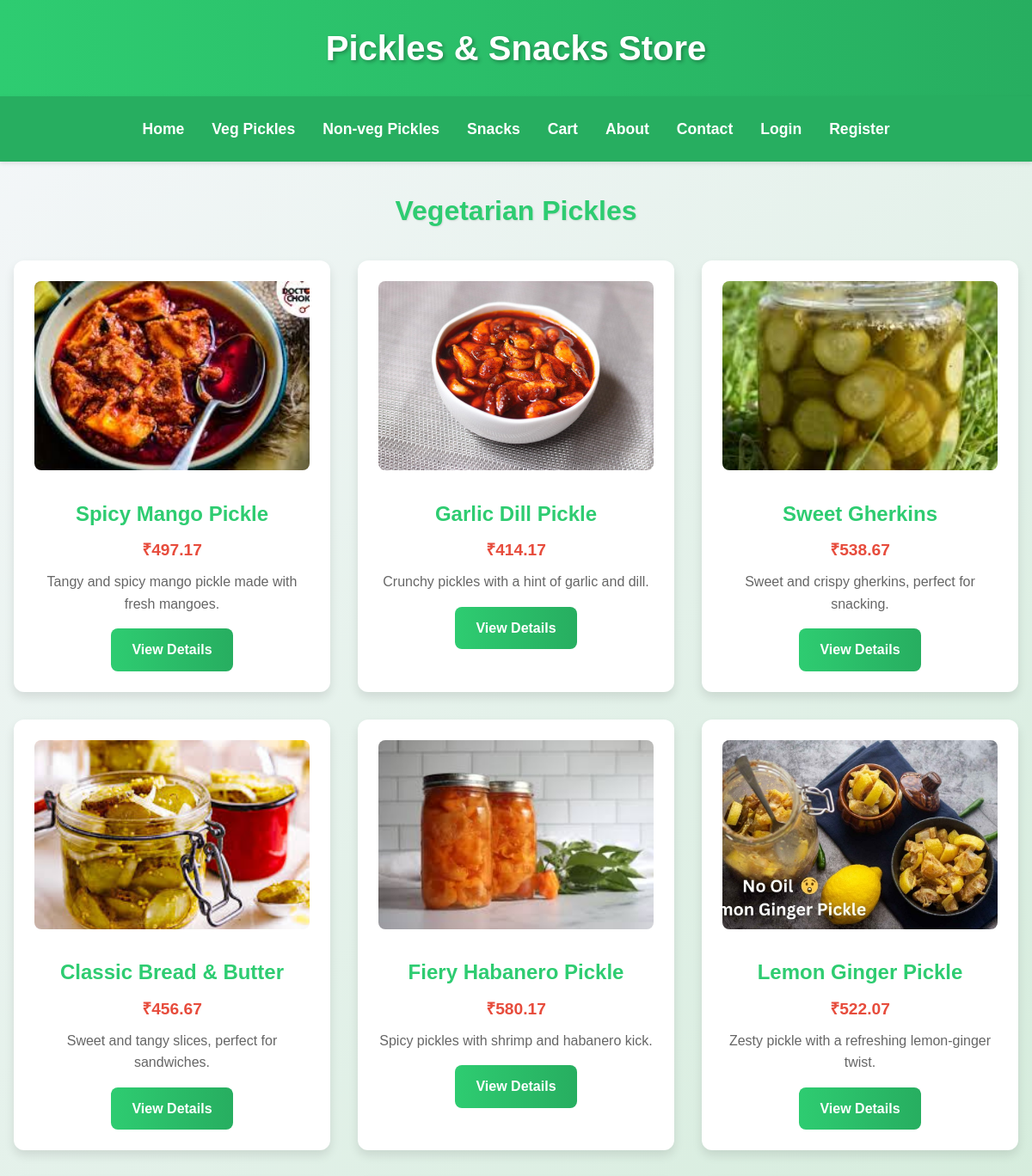
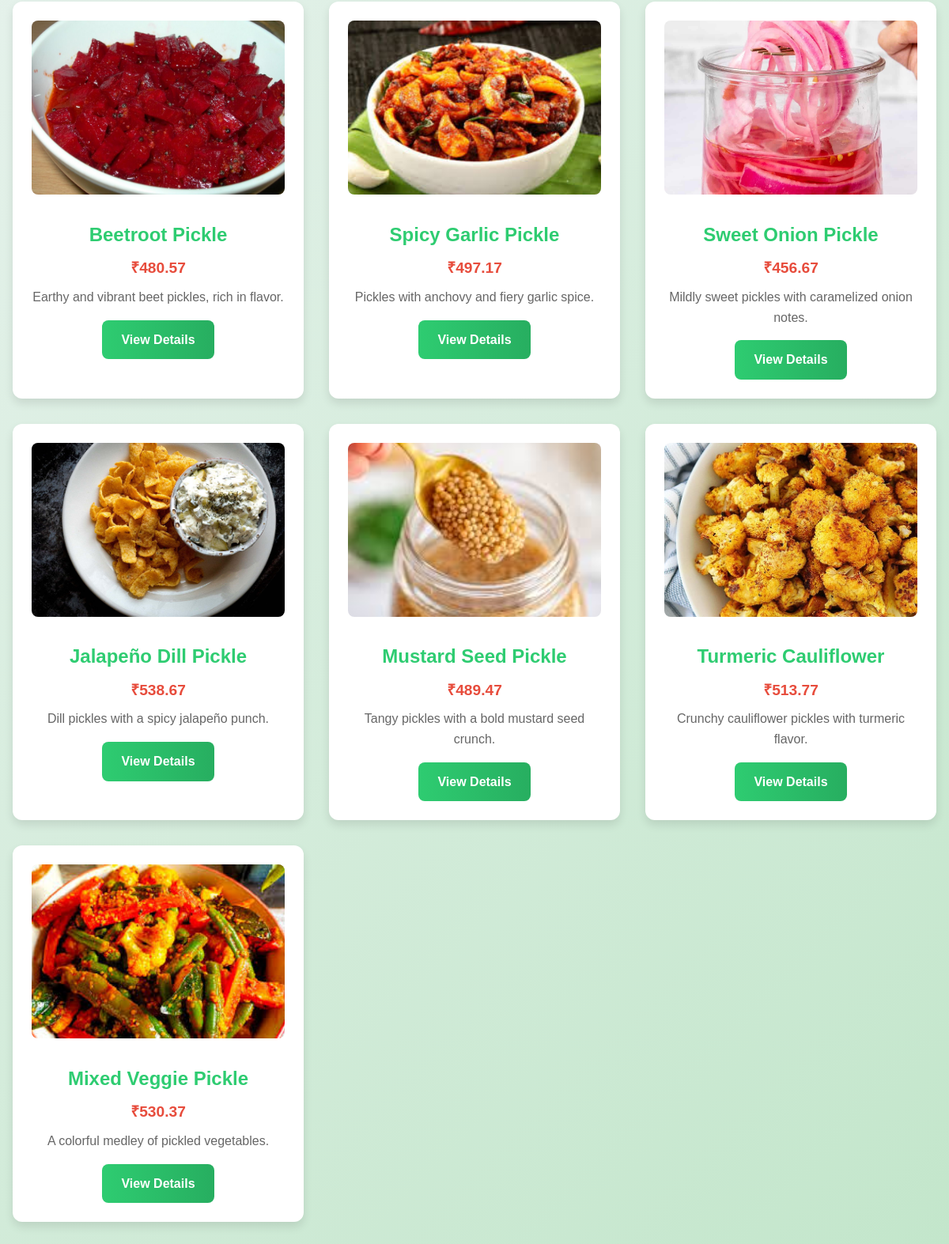
/veg-pickles, run on the app's committed database (2 pictures, top to bottom).
### app.py (models this page shows)
class Product(db.Model):
    id = db.Column(db.Integer, primary_key=True)
    name = db.Column(db.String(100), nullable=False)
    price = db.Column(db.Float, nullable=False)
    description = db.Column(db.Text, nullable=False)
    image = db.Column(db.String(100), nullable=False)
    category = db.Column(db.String(50), nullable=False)

### app.py (the view)
@app.route('/veg-pickles')
def veg_pickles():
    products = Product.query.filter_by(category="Veg Pickles").all()
    return render_template('veg_pickles.html', products=products)

### templates/veg_pickles.html (shortened to what this page needs)
{% extends "base.html" %}
{% block content %}
    <h2>Vegetarian Pickles</h2>
    <div class="product-grid">
        {% for product in products %}
            <div class="product-card">
                <img src="{{ url_for('static', filename='images/' + product.image) }}" alt="{{ product.name }}">
                <h3>{{ product.name }}</h3>
                <p class="price">₹{{ "%.2f" % product.price }}</p>
                <p>{{ product.description }}</p>
                <a href="{{ url_for('product_detail', id=product.id) }}" class="btn">View Details</a>
            </div>
        {% endfor %}
    </div>
{% endblock %}

### templates/base.html (shortened to what this page needs)
<!DOCTYPE html>
<html lang="en">
<head>
</head>
<body>
    <header>
        <h1>Pickles & Snacks Store</h1>
    </header>
    <nav>
        <a href="{{ url_for('home') }}">Home</a>
        <a href="{{ url_for('veg_pickles') }}">Veg Pickles</a>
        <a href="{{ url_for('non_veg_pickles') }}">Non-veg Pickles</a>
        <a href="{{ url_for('snacks') }}">Snacks</a>
        <a href="{{ url_for('cart') }}">Cart</a>
        <a href="{{ url_for('about') }}">About</a>
        <a href="{{ url_for('contact') }}">Contact</a>
        {% if session.user_id %}
            <a href="{{ url_for('profile') }}">Profile</a>
            <a href="{{ url_for('orders') }}">Orders</a>
            <a href="{{ url_for('logout') }}">Logout</a>
        {% else %}
            <a href="{{ url_for('login') }}">Login</a>
            <a href="{{ url_for('register') }}">Register</a>
        {% endif %}
    </nav>
    <div class="container">
        {% block content %}{% endblock %}
    </div>
</body>
</html>

### templates/base.html (style rules this page uses)
* { margin: 0; padding: 0; box-sizing: border-box; }
body { font-family: 'Arial', sans-serif; background: linear-gradient(135deg, #f5f7fa, #c3e6cb); color: #333; line-height: 1.6; }
header { background: linear-gradient(to right, #2ecc71, #27ae60); color: white; padding: 1.5rem; text-align: center; box-shadow: 0 4px 8px rgba(0,0,0,0.2); }
header h1 { font-size: 2.5rem; text-shadow: 2px 2px 4px rgba(0,0,0,0.3); }
nav { background: #27ae60; padding: 1rem; display: flex; justify-content: center; flex-wrap: wrap; box-shadow: 0 2px 5px rgba(0,0,0,0.1); }
nav a { color: white; text-decoration: none; margin: 0.5rem 1rem; font-weight: bold; font-size: 1.1rem; transition: color 0.3s ease, transform 0.3s ease; }
.container { max-width: 1200px; margin: 2rem auto; padding: 0 1rem; }
.btn { display: inline-block; padding: 0.75rem 1.5rem; background: linear-gradient(to right, #2ecc71, #27ae60); color: white; text-decoration: none; border-radius: 8px; font-weight: bold; transition: background 0.3s ease, transform 0.3s ease; cursor: pointer; border: none; }

### templates/veg_pickles.html (style rules this page uses)
.product-grid { display: grid; grid-template-columns: repeat(auto-fill, minmax(280px, 1fr)); gap: 2rem; margin: 2rem 0; }
.product-card { background: white; border-radius: 12px; padding: 1.5rem; box-shadow: 0 6px 12px rgba(0,0,0,0.1); transition: transform 0.3s ease, box-shadow 0.3s ease; text-align: center; }
.product-card img { width: 100%; height: 220px; object-fit: cover; border-radius: 8px; margin-bottom: 1rem; }
.product-card h3 { color: #2ecc71; font-size: 1.5rem; margin: 0.5rem 0; }
.product-card .price { color: #e74c3c; font-size: 1.2rem; font-weight: bold; margin-bottom: 0.5rem; }
.product-card p { color: #666; font-size: 1rem; margin-bottom: 1rem; }
h2 { color: #2ecc71; text-align: center; font-size: 2rem; margin-bottom: 2rem; text-shadow: 1px 1px 2px rgba(0,0,0,0.1); }

### data on the page
Product: image (picture), name "Spicy Mango Pickle", price "497.17", description "Tangy and spicy mango pickle made with fresh mangoes."
Product: image (picture), name "Garlic Dill Pickle", price "414.17", description "Crunchy pickles with a hint of garlic and dill."
Product: image (picture), name "Sweet Gherkins", price "538.67", description "Sweet and crispy gherkins, perfect for snacking."
Product: image (picture), name "Classic Bread & Butter", price "456.67", description "Sweet and tangy slices, perfect for sandwiches."
Product: image (picture), name "Fiery Habanero Pickle", price "580.17", description "Spicy pickles with shrimp and habanero kick."
Product: image (picture), name "Lemon Ginger Pickle", price "522.07", description "Zesty pickle with a refreshing lemon-ginger twist."
Product: image (picture), name "Beetroot Pickle", price "480.57", description "Earthy and vibrant beet pickles, rich in flavor."
Product: image (picture), name "Spicy Garlic Pickle", price "497.17", description "Pickles with anchovy and fiery garlic spice."
Product: image (picture), name "Sweet Onion Pickle", price "456.67", description "Mildly sweet pickles with caramelized onion notes."
Product: image (picture), name "Jalapeño Dill Pickle", price "538.67", description "Dill pickles with a spicy jalapeño punch."
Product: image (picture), name "Mustard Seed Pickle", price "489.47", description "Tangy pickles with a bold mustard seed crunch."
Product: image (picture), name "Turmeric Cauliflower", price "513.77", description "Crunchy cauliflower pickles with turmeric flavor."
Product: image (picture), name "Mixed Veggie Pickle", price "530.37", description "A colorful medley of pickled vegetables."
